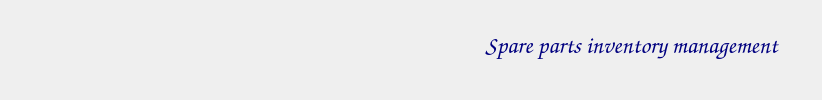
      <widget class="QWidget" name="Stock_control_page">
       <property name="styleSheet">
        <string notr="true"/>
       </property>
       <layout class="QVBoxLayout" name="verticalLayout_11">
        <item>
         <widget class="QFrame" name="Tilte_Frame_3">
          <property name="minimumSize">
           <size>
            <width>800</width>
            <height>70</height>
           </size>
          </property>
          <property name="maximumSize">
           <size>
            <width>1500</width>
            <height>70</height>
           </size>
          </property>
          <property name="frameShape">
           <enum>QFrame::NoFrame</enum>
          </property>
          <widget class="QLabel" name="label_20">
           <property name="geometry">
            <rect>
             <x>330</x>
             <y>10</y>
             <width>581</width>
             <height>49</height>
            </rect>
           </property>
           <property name="font">
            <font>
             <family>Comic Sans MS</family>
             <pointsize>18</pointsize>
            </font>
           </property>
           <property name="text">
            <string>&lt;html&gt;&lt;head/&gt;&lt;body&gt;&lt;p align=&quot;center&quot;&gt;&lt;span style=&quot; font-weight:600; color:#00007f;&quot;&gt;Spare parts inventory management&lt;/span&gt;&lt;/p&gt;&lt;/body&gt;&lt;/html&gt;</string>
           </property>
          </widget>
         </widget>
        </item>
        <item>
         <widget class="QFrame" name="frame_14">
          <property name="frameShape">
           <enum>QFrame::NoFrame</enum>
          </property>
          <widget class="QTableView" name="stock_table">
           <property name="geometry">
            <rect>
             <x>10</x>
             <y>190</y>
             <width>1341</width>
             <height>500</height>
            </rect>
           </property>
          </widget>
          <widget class="QFrame" name="frame_17">
           <property name="geometry">
            <rect>
             <x>910</x>
             <y>140</y>
             <width>441</width>
             <height>43</height>
            </rect>
           </property>
           <property name="frameShape">
            <enum>QFrame::NoFrame</enum>
           </property>
           <layout class="QHBoxLayout" name="horizontalLayout_13">
            <property name="topMargin">
             <number>0</number>
            </property>
            <property name="rightMargin">
             <number>0</number>
            </property>
            <property name="bottomMargin">
             <number>0</number>
            </property>
            <item>
             <widget class="QLabel" name="label_22">
              <property name="maximumSize">
               <size>
                <width>120</width>
                <height>16777215</height>
               </size>
              </property>
              <property name="text">
               <string>Safety stock data from:</string>
              </property>
             </widget>
            </item>
            <item>
             <widget class="QLabel" name="sfstock_date">
              <property name="text">
               <string>TextLabel</string>
              </property>
             </widget>
            </item>
            <item>
             <widget class="QPushButton" name="update_sfstock_btn">
              <property name="minimumSize">
               <size>
                <width>80</width>
                <height>0</height>
               </size>
              </property>
              <property name="maximumSize">
               <size>
                <width>80</width>
                <height>16777215</height>
               </size>
              </property>
              <property name="text">
               <string>Update</string>
              </property>
             </widget>
            </item>
           </layout>
          </widget>
          <widget class="QFrame" name="frame_19">
           <property name="geometry">
            <rect>
             <x>210</x>
             <y>10</y>
             <width>781</width>
             <height>121</height>
            </rect>
           </property>
           <property name="frameShape">
            <enum>QFrame::NoFrame</enum>
           </property>
           <layout class="QHBoxLayout" name="horizontalLayout_19">
            <property name="spacing">
             <number>20</number>
            </property>
            <property name="leftMargin">
             <number>0</number>
            </property>
            <property name="topMargin">
             <number>0</number>
            </property>
            <property name="rightMargin">
             <number>0</number>
            </property>
            <property name="bottomMargin">
             <number>0</number>
            </property>
            <item>
             <widget class="QFrame" name="total_part">
              <property name="frameShape">
               <enum>QFrame::NoFrame</enum>
              </property>
              <layout class="QVBoxLayout" name="verticalLayout_14">
               <property name="leftMargin">
                <number>0</number>
               </property>
               <property name="rightMargin">
                <number>0</number>
               </property>
               <item>
                <widget class="QLabel" name="label_28">
                 <property name="maximumSize">
                  <size>
                   <width>16777215</width>
                   <height>25</height>
                  </size>
                 </property>
                 <property name="font">
                  <font>
                   <family>Comic Sans MS</family>
                   <pointsize>12</pointsize>
                  </font>
                 </property>
                 <property name="text">
                  <string>TextLabel</string>
                 </property>
                </widget>
               </item>
               <item>
                <widget class="QLabel" name="total_part_num">
                 <property name="text">
                  <string>TextLabel</string>
                 </property>
                </widget>
               </item>
              </layout>
             </widget>
            </item>
            <item>
             <widget class="QFrame" name="code_need_order">
              <property name="frameShape">
               <enum>QFrame::NoFrame</enum>
              </property>
              <layout class="QVBoxLayout" name="verticalLayout_15">
               <property name="leftMargin">
                <number>0</number>
               </property>
               <property name="rightMargin">
                <number>0</number>
               </property>
               <item>
                <widget class="QLabel" name="label_42">
                 <property name="maximumSize">
                  <size>
                   <width>16777215</width>
                   <height>25</height>
                  </size>
                 </property>
                 <property name="font">
                  <font>
                   <family>Comic Sans MS</family>
                   <pointsize>12</pointsize>
                  </font>
                 </property>
                 <property name="text">
                  <string>TextLabel</string>
                 </property>
                </widget>
               </item>
               <item>
                <widget class="QLabel" name="code_need_order_num">
                 <property name="text">
                  <string>TextLabel</string>
                 </property>
                </widget>
               </item>
              </layout>
             </widget>
            </item>
            <item>
             <widget class="QFrame" name="quantity_order">
              <property name="frameShape">
               <enum>QFrame::NoFrame</enum>
              </property>
              <layout class="QVBoxLayout" name="verticalLayout_16">
               <property name="leftMargin">
                <number>0</number>
               </property>
               <property name="rightMargin">
                <number>0</number>
               </property>
               <item>
                <widget class="QLabel" name="label_44">
                 <property name="maximumSize">
                  <size>
                   <width>16777215</width>
                   <height>25</height>
                  </size>
                 </property>
                 <property name="font">
                  <font>
                   <family>Comic Sans MS</family>
                   <pointsize>12</pointsize>
                  </font>
                 </property>
                 <property name="text">
                  <string>TextLabel</string>
                 </property>
                </widget>
               </item>
               <item>
                <widget class="QLabel" name="quantity_order_num">
                 <property name="text">
                  <string>TextLabel</string>
                 </property>
                </widget>
               </item>
              </layout>
             </widget>
            </item>
            <item>
             <widget class="QFrame" name="total_cost">
              <property name="frameShape">
               <enum>QFrame::NoFrame</enum>
              </property>
              <layout class="QVBoxLayout" name="verticalLayout_25">
               <property name="leftMargin">
                <number>0</number>
               </property>
               <property name="rightMargin">
                <number>0</number>
               </property>
               <item>
                <widget class="QLabel" name="label_45">
                 <property name="maximumSize">
                  <size>
                   <width>16777215</width>
                   <height>25</height>
                  </size>
                 </property>
                 <property name="font">
                  <font>
                   <family>Comic Sans MS</family>
                   <pointsize>12</pointsize>
                  </font>
                 </property>
                 <property name="text">
                  <string>TextLabel</string>
                 </property>
                </widget>
               </item>
               <item>
                <widget class="QLabel" name="total_cost_num">
                 <property name="text">
                  <string>TextLabel</string>
                 </property>
                </widget>
               </item>
              </layout>
             </widget>
            </item>
           </layout>
          </widget>
          <widget class="QPushButton" name="filter_stock_btn">
           <property name="geometry">
            <rect>
             <x>10</x>
             <y>160</y>
             <width>91</width>
             <height>23</height>
            </rect>
           </property>
           <property name="font">
            <font>
             <family>Segoe UI</family>
             <pointsize>12</pointsize>
             <weight>75</weight>
             <bold>true</bold>
             <underline>false</underline>
            </font>
           </property>
           <property name="layoutDirection">
            <enum>Qt::LeftToRight</enum>
           </property>
           <property name="text">
            <string>Filter </string>
           </property>
           <property name="icon">
            <iconset>
             <normaloff>../../../../Icons/Dropdown.ico</normaloff>../../../../Icons/Dropdown.ico</iconset>
           </property>
           <property name="iconSize">
            <size>
             <width>12</width>
             <height>12</height>
            </size>
           </property>
           <property name="autoDefault">
            <bool>false</bool>
           </property>
           <property name="default">
            <bool>false</bool>
           </property>
           <property name="flat">
            <bool>true</bool>
           </property>
          </widget>
          <widget class="QPushButton" name="reset_filter_stock_btn">
           <property name="geometry">
            <rect>
             <x>110</x>
             <y>160</y>
             <width>81</width>
             <height>23</height>
            </rect>
           </property>
           <property name="layoutDirection">
            <enum>Qt::LeftToRight</enum>
           </property>
           <property name="text">
            <string>Reset filter</string>
           </property>
           <property name="icon">
            <iconset>
             <normaloff>../../../../Icons/reset.ico</normaloff>../../../../Icons/reset.ico</iconset>
           </property>
           <property name="iconSize">
            <size>
             <width>20</width>
             <height>20</height>
            </size>
           </property>
          </widget>
          <widget class="QFrame" name="filter_stock_frame">
           <property name="geometry">
            <rect>
             <x>70</x>
             <y>190</y>
             <width>202</width>
             <height>191</height>
            </rect>
           </property>
           <property name="styleSheet">
            <string notr="true"/>
           </property>
           <layout class="QVBoxLayout" name="verticalLayout_17">
            <property name="spacing">
             <number>0</number>
            </property>
            <property name="leftMargin">
             <number>0</number>
            </property>
            <property name="topMargin">
             <number>0</number>
            </property>
            <property name="rightMargin">
             <number>0</number>
            </property>
            <property name="bottomMargin">
             <number>0</number>
            </property>
            <item>
             <widget class="QFrame" name="frame_20">
              <property name="frameShape">
               <enum>QFrame::NoFrame</enum>
              </property>
              <layout class="QHBoxLayout" name="horizontalLayout_14">
               <item>
                <widget class="QLabel" name="label_25">
                 <property name="text">
                  <string>Code</string>
                 </property>
                </widget>
               </item>
               <item>
                <widget class="QLineEdit" name="code_stock_lnedit"/>
               </item>
              </layout>
             </widget>
            </item>
            <item>
             <widget class="QFrame" name="frame_22">
              <property name="frameShape">
               <enum>QFrame::NoFrame</enum>
              </property>
              <layout class="QHBoxLayout" name="horizontalLayout_15">
               <item>
                <widget class="QLabel" name="label_26">
                 <property name="text">
                  <string>Name</string>
                 </property>
                </widget>
               </item>
               <item>
                <widget class="QLineEdit" name="name_stock_lnedit"/>
               </item>
              </layout>
             </widget>
            </item>
            <item>
             <widget class="QFrame" name="frame_23">
              <property name="frameShape">
               <enum>QFrame::NoFrame</enum>
              </property>
              <layout class="QHBoxLayout" name="horizontalLayout_17">
               <item>
                <widget class="QLabel" name="label_27">
                 <property name="text">
                  <string>Group</string>
                 </property>
                </widget>
               </item>
               <item>
                <widget class="QComboBox" name="group_stock_cbb"/>
               </item>
              </layout>
             </widget>
            </item>
            <item>
             <widget class="QFrame" name="frame_26">
              <property name="frameShape">
               <enum>QFrame::NoFrame</enum>
              </property>
              <layout class="QHBoxLayout" name="horizontalLayout_21">
               <item>
                <widget class="QPushButton" name="apply_stock_btn">
                 <property name="text">
                  <string>Apply</string>
                 </property>
                 <property name="flat">
                  <bool>false</bool>
                 </property>
                </widget>
               </item>
               <item>
                <widget class="QPushButton" name="cancel_stock_btn">
                 <property name="text">
                  <string>Cancel</string>
                 </property>
                 <property name="flat">
                  <bool>false</bool>
                 </property>
                </widget>
               </item>
              </layout>
             </widget>
            </item>
           </layout>
          </widget>
         </widget>
        </item>
       </layout>
      </widget>
